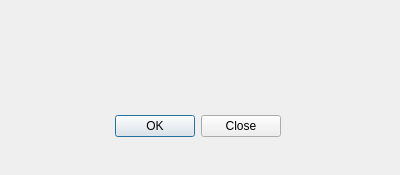
<ui version="4.0" >
 <class>SphereForm</class>
 <widget class="QDialog" name="SphereForm" >
  <property name="geometry" >
   <rect>
    <x>0</x>
    <y>0</y>
    <width>400</width>
    <height>175</height>
   </rect>
  </property>
  <property name="windowTitle" >
   <string>Qt Plugin</string>
  </property>
  <widget class="QDialogButtonBox" name="buttonBox" >
   <property name="geometry" >
    <rect>
     <x>30</x>
     <y>110</y>
     <width>251</width>
     <height>32</height>
    </rect>
   </property>
   <property name="orientation" >
    <enum>Qt::Horizontal</enum>
   </property>
   <property name="standardButtons" >
    <set>QDialogButtonBox::Close|QDialogButtonBox::Ok</set>
   </property>
  </widget>
 </widget>
 <tabstops>
  <tabstop>buttonBox</tabstop>
 </tabstops>
 <resources/>
 <connections>
  <connection>
   <sender>buttonBox</sender>
   <signal>rejected()</signal>
   <receiver>SphereForm</receiver>
   <slot>close()</slot>
  </connection>
 </connections>
</ui>
